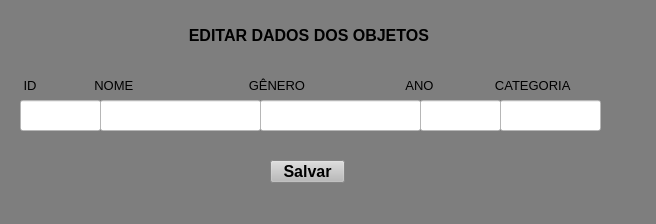
<?xml version="1.0" encoding="UTF-8"?>
<ui version="4.0">
 <class>MainWindow</class>
 <widget class="QMainWindow" name="MainWindow">
  <property name="geometry">
   <rect>
    <x>0</x>
    <y>0</y>
    <width>656</width>
    <height>224</height>
   </rect>
  </property>
  <property name="windowTitle">
   <string>MainWindow</string>
  </property>
  <property name="styleSheet">
   <string notr="true">background-color: rgb(126, 126, 126);</string>
  </property>
  <widget class="QWidget" name="centralwidget">
   <widget class="QLabel" name="label">
    <property name="geometry">
     <rect>
      <x>140</x>
      <y>10</y>
      <width>351</width>
      <height>51</height>
     </rect>
    </property>
    <property name="font">
     <font>
      <pointsize>12</pointsize>
      <weight>75</weight>
      <bold>true</bold>
     </font>
    </property>
    <property name="text">
     <string>           EDITAR DADOS DOS OBJETOS</string>
    </property>
   </widget>
   <widget class="QLabel" name="label_2">
    <property name="geometry">
     <rect>
      <x>20</x>
      <y>70</y>
      <width>641</width>
      <height>31</height>
     </rect>
    </property>
    <property name="font">
     <font>
      <pointsize>10</pointsize>
     </font>
    </property>
    <property name="text">
     <string> ID                NOME                                GÊNERO                            ANO                 CATEGORIA</string>
    </property>
   </widget>
   <widget class="QLineEdit" name="lineEdit">
    <property name="geometry">
     <rect>
      <x>20</x>
      <y>100</y>
      <width>81</width>
      <height>31</height>
     </rect>
    </property>
    <property name="styleSheet">
     <string notr="true">background-color: rgb(255, 255, 255);</string>
    </property>
   </widget>
   <widget class="QLineEdit" name="lineEdit_2">
    <property name="geometry">
     <rect>
      <x>100</x>
      <y>100</y>
      <width>161</width>
      <height>31</height>
     </rect>
    </property>
    <property name="styleSheet">
     <string notr="true">background-color: rgb(255, 255, 255);</string>
    </property>
   </widget>
   <widget class="QLineEdit" name="lineEdit_3">
    <property name="geometry">
     <rect>
      <x>260</x>
      <y>100</y>
      <width>161</width>
      <height>31</height>
     </rect>
    </property>
    <property name="styleSheet">
     <string notr="true">background-color: rgb(255, 255, 255);</string>
    </property>
   </widget>
   <widget class="QLineEdit" name="lineEdit_4">
    <property name="geometry">
     <rect>
      <x>420</x>
      <y>100</y>
      <width>81</width>
      <height>31</height>
     </rect>
    </property>
    <property name="styleSheet">
     <string notr="true">background-color: rgb(255, 255, 255);</string>
    </property>
   </widget>
   <widget class="QLineEdit" name="lineEdit_5">
    <property name="geometry">
     <rect>
      <x>500</x>
      <y>100</y>
      <width>101</width>
      <height>31</height>
     </rect>
    </property>
    <property name="styleSheet">
     <string notr="true">background-color: rgb(255, 255, 255);</string>
    </property>
   </widget>
   <widget class="QPushButton" name="salvar">
    <property name="geometry">
     <rect>
      <x>270</x>
      <y>160</y>
      <width>75</width>
      <height>23</height>
     </rect>
    </property>
    <property name="font">
     <font>
      <pointsize>12</pointsize>
      <weight>75</weight>
      <bold>true</bold>
     </font>
    </property>
    <property name="styleSheet">
     <string notr="true">background-color: rgb(186, 186, 186);</string>
    </property>
    <property name="text">
     <string>Salvar</string>
    </property>
   </widget>
  </widget>
  <widget class="QStatusBar" name="statusbar"/>
 </widget>
 <resources/>
 <connections/>
</ui>
